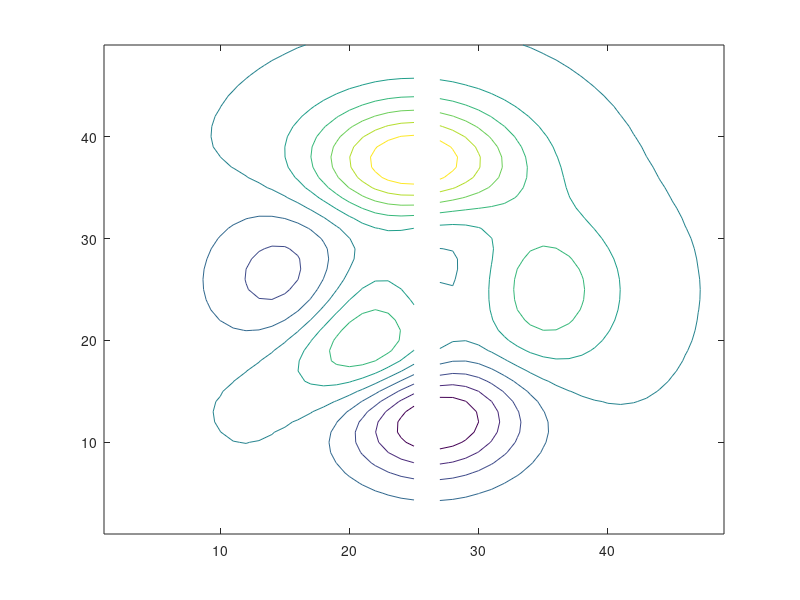

MATLAB code for this plot:
%=============================================================================
% Copyright (c) 2016-present Allan CORNET (Nelson)
%=============================================================================
% This file is part of Nelson.
%=============================================================================
% LICENCE_BLOCK_BEGIN
% SPDX-License-Identifier: LGPL-3.0-or-later
% LICENCE_BLOCK_END
%=============================================================================
% <--WEIGHT 2-->
% <--ADV-CLI MODE-->
%=============================================================================
figure();
Z = peaks;
Z(:, 26) = NaN;
contour(Z)
%=============================================================================
